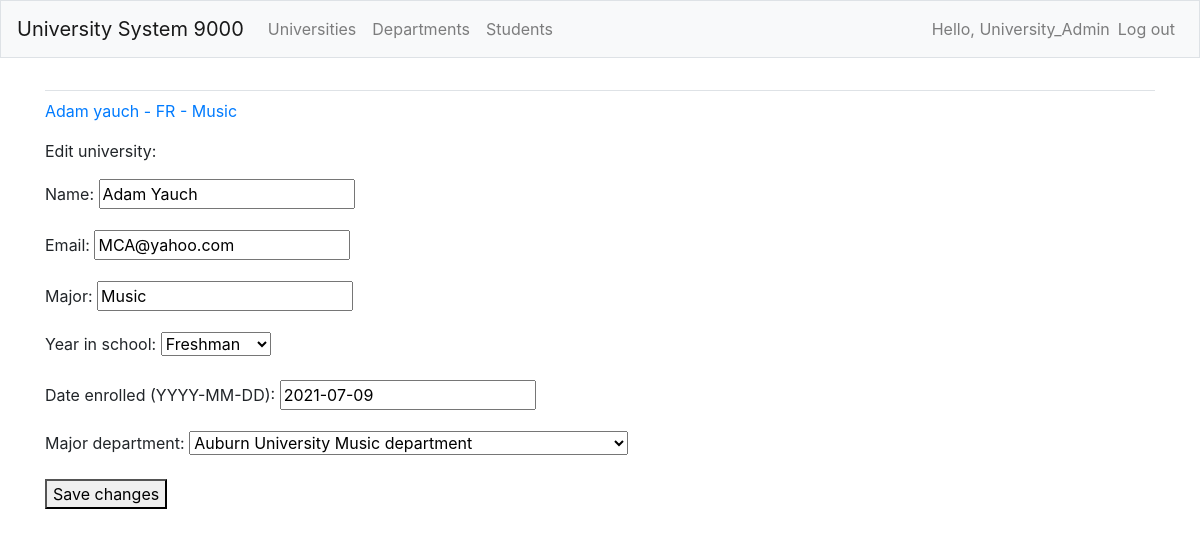
Screenshot of /students/edit_student/1/ (signed in) with the database file from the repository.
### students/models.py (models this page shows)
class Student(models.Model):
    name = models.CharField(max_length=50)
    email = models.CharField(max_length=50)
    major = models.CharField(max_length=50)
    FRESHMAN = 'FR'
    SOPHOMORE = 'SO'
    JUNIOR = 'JR'
    SENIOR = 'SR'
    GRADUATE = 'GR'
    YEAR_IN_SCHOOL_CHOICES = [
        (FRESHMAN, 'Freshman'),
        (SOPHOMORE, 'Sophomore'),
        (JUNIOR, 'Junior'),
        (SENIOR, 'Senior'),
        (GRADUATE, 'Graduate'),
    ]
    year_in_school = models.CharField(
        max_length=2,
        choices=YEAR_IN_SCHOOL_CHOICES,
        default=FRESHMAN,
    )
    date_enrolled = models.DateField(auto_now_add=False)
    major_department = models.ForeignKey(Department, on_delete=models.CASCADE)
    owner = models.ForeignKey(User, on_delete=models.CASCADE)
    def __str__(self):
        return f"{self.name.capitalize()} - {self.year_in_school} - {self.major}"

### universities/models.py (models this page shows, shortened)
class University(models.Model):
    name = models.CharField(max_length=50)
    owner = models.ForeignKey(User, on_delete=models.CASCADE)
    class Meta:
        verbose_name_plural = "universities"

### departments/models.py (models this page shows)
class Department(models.Model):
    name = models.CharField(max_length=50)
    university = models.ForeignKey(University, on_delete=models.CASCADE)
    owner = models.ForeignKey(User, on_delete=models.CASCADE)
    def __str__(self):
        return f"{self.university.name} {self.name} department"

### students/views.py (the view)
# urls.py: path('edit_student/<int:student_id>/', views.edit_student, name="edit_student"),
@login_required
def edit_student(request, student_id):
    student = Student.objects.get(id=student_id)
    if student.owner != request.user:
        raise Http404
    name = student.name
    email = student.email
    major = student.major
    year_in_school = student.year_in_school
    date_enrolled = student.date_enrolled
    major_department = student.major_department
    if request.method != 'POST':
        form = StudentForm(instance=student)
    else:
        form = StudentForm(instance=student, data=request.POST)
        if form.is_valid():
            form.save()
            return redirect('students:student', student_id=student.id)
    context = {'student': student, 'name': name, 'email': email, 'major': major, 'year_in_school': year_in_school,
               'date_enrolled': date_enrolled, 'major_department': major_department, 'form': form}
    return render(request, 'students/edit_student.html', context)

### students/forms.py
class StudentForm(forms.ModelForm):
    class Meta:
        model = Student
        fields = ['name', 'email', 'major', 'year_in_school', 'date_enrolled', 'major_department']
        labels = {'name': 'Name', 'email': 'Email', 'major': 'Major', 'year_in_school': 'Year in school',
                  'date_enrolled': 'Date enrolled (YYYY-MM-DD)', 'major_department': 'Major department'}

### students/templates/students/edit_student.html (shortened to what this page needs)
{% extends "universities/base.html" %}
{% block content %}
<p><a href="{% url 'students:student' student.id %}">{{ student }}</a></p>
<p>Edit university:</p>
<form action="{% url 'students:edit_student' student.id %}" method="post">
    {{ form.as_p }}
    <button name="submit">Save changes</button>
</form>
{% endblock content %}

### universities/templates/universities/base.html (shortened to what this page needs)
{% load bootstrap4 %}
<!DOCTYPE html>
<html lang="en">
<head>
  {% bootstrap_css %}
</head>
<body>
  <nav class="navbar navbar-expand-md navbar-light bg-light mb-4 border">
    <a class="navbar-brand" href="{% url 'universities:index' %}">University System 9000</a>
    <div class="collapse navbar-collapse" id="navbarCollapse">
      <ul class="navbar-nav mr-auto">
        <li class="nav-item">
          <a class="nav-link" href="{% url 'universities:universities' %}">Universities</a>
        </li>
        <li class="nav-item">
          <a class="nav-link" href="{% url 'departments:departments' %}">Departments</a>
        </li>
        <li class="nav-item">
          <a class="nav-link" href="{% url 'students:students' %}">Students</a>
        </li>
      </ul>
      <ul class="navbar-nav ml-auto">
        {% if user.is_authenticated %}
          <li class="nav-item">
            <span class="navbar-text">Hello, {{ user.username }}</span>
          </li>
          <li class="nav-item">
            <a class="nav-link" href="{% url 'users:logout' %}">Log out</a>
          </li>
        {% endif %}
      </ul>
    </div>
  </nav>
  <main role="main" class="container">
      <div class="pb-2 mb-2 border-bottom">
      </div>
      <div>
        {% block content %}{% endblock content %}
      </div>
  </main>
</body>
</html>

### rows the page displays
Student: name+year_in_school+major "Adam yauch - FR - Music", name "Adam Yauch", email "MCA@yahoo.com", major "Music", year_in_school "Freshman", date_enrolled "2021-07-09", major_department "Auburn University Music department"

### other values shown
{{ user.username }} "University_Admin"
